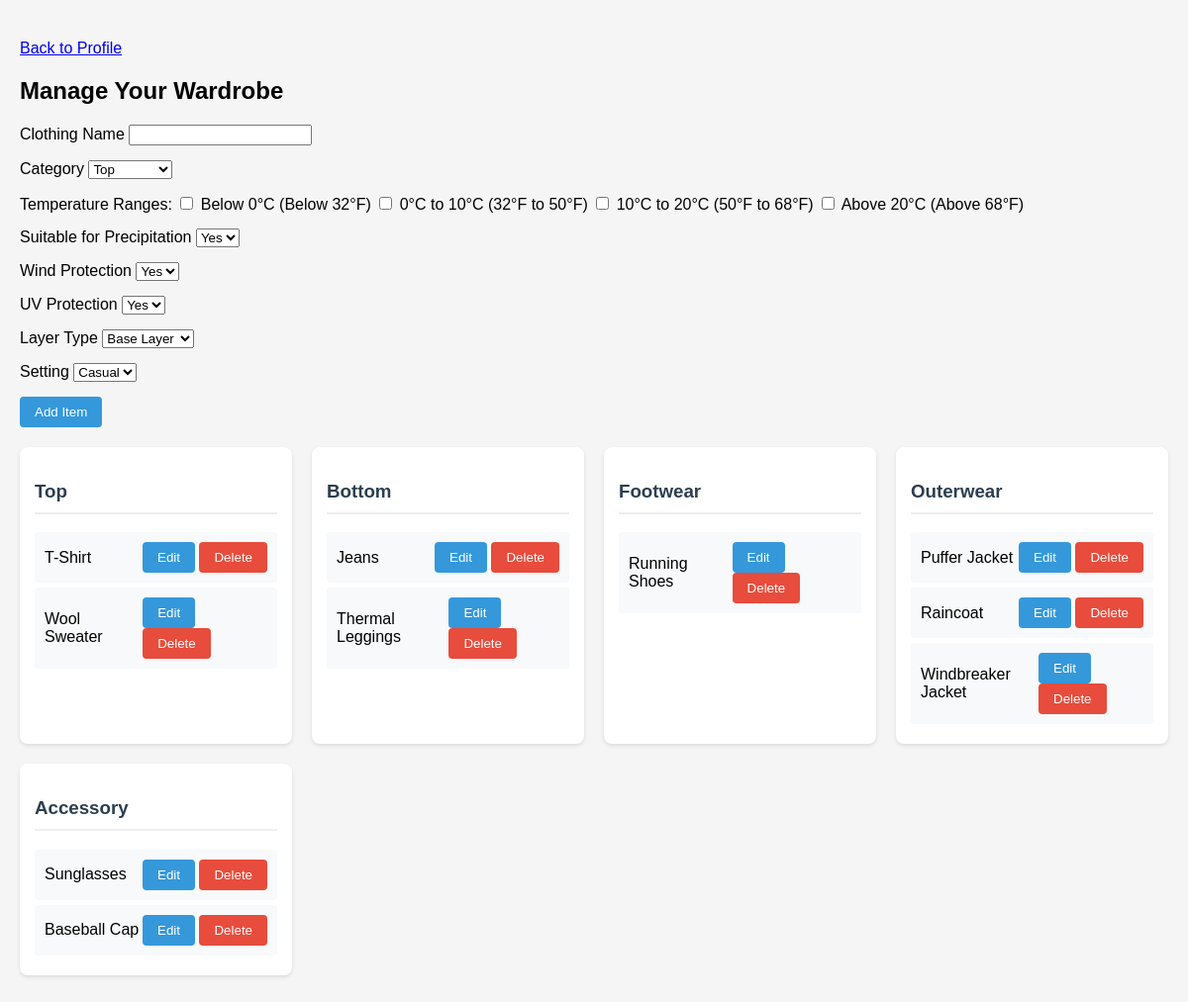
The page /manage_wardrobe (signed in) on the database as committed earlier.
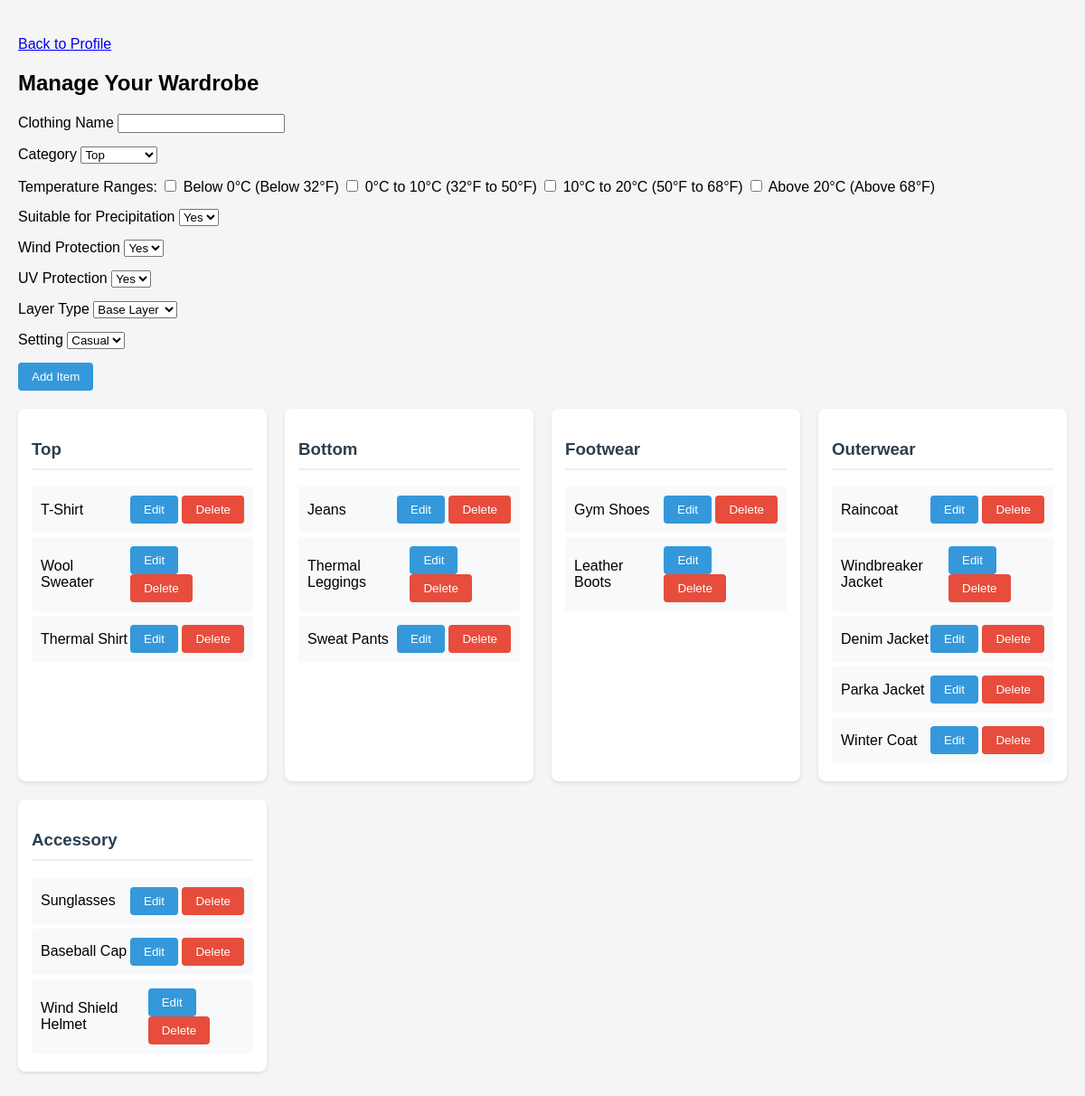
The same page on the database as committed later.
### models.py (models this page shows, shortened)
class UserClothingItem(db.Model):
    id = db.Column(db.Integer, primary_key=True)
    name = db.Column(db.String(100), nullable=False)
    category = db.Column(db.String(50), nullable=False)
    temperature_ranges = db.Column(db.String(100), nullable=False)
    precipitation_tag = db.Column(db.Boolean, nullable=False)
    wind_protection_tag = db.Column(db.Boolean, nullable=False)
    uv_protection_tag = db.Column(db.Boolean, nullable=False)
    layer_type = db.Column(db.String(50), nullable=True)
    setting = db.Column(db.String(50), nullable=True)
    user_id = db.Column(db.Integer, db.ForeignKey('user.id'), nullable=False)

### main.py (the view, shortened to what this page needs)
@app.route('/manage_wardrobe', methods=['GET', 'POST'])
@login_required
def manage_wardrobe():
    form = ManageWardrobeForm()
    wardrobe_items = UserClothingItem.query.filter_by(user_id=current_user.id).all()
    return render_template('manage_wardrobe.html', form=form, wardrobe_items=wardrobe_items)

### forms.py (called while the page is built)
def str_to_bool(value):
    return value == 'True'

### main.py (called while the page is built)
@app.before_request
def setup():
        db.create_all()
        populate_sample_data()

@login_manager.user_loader
def load_user(user_id):
    return User.query.get(int(user_id))

### templates/manage_wardrobe.html (shortened to what this page needs)
<!DOCTYPE html>
<html lang="en">
<head>
    <link rel="stylesheet" type="text/css" href="static/styles.css">
</head>
<body>
    <a href="{{ url_for('profile') }}">Back to Profile</a>
    <h2>Manage Your Wardrobe</h2>
    <div class="form-group">
        <form method="POST">
            <div class="form-group">{{ form.name.label }} {{ form.name() }}</div>
            <div class="form-group">{{ form.category.label }} {{ form.category() }}</div>
            <div class="form-group">
                Temperature Ranges:
                {% for subfield in form.temperature_ranges %}
                <label>{{ subfield }} {{ subfield.label.text }}</label>
                {% endfor %}
            </div>
            <div class="form-group">{{ form.precipitation_tag.label }} {{ form.precipitation_tag() }}</div>
            <div class="form-group">{{ form.wind_protection_tag.label }} {{ form.wind_protection_tag() }}</div>
            <div class="form-group">{{ form.uv_protection_tag.label }} {{ form.uv_protection_tag() }}</div>
            <div class="form-group">{{ form.layer_type.label }} {{ form.layer_type() }}</div>
            <div class="form-group">{{ form.setting.label }} {{ form.setting() }}</div>
            <button type="submit">Add Item</button>
        </form>
    </div>
    <div class="wardrobe-grid">
        {% set categories = ['top', 'bottom', 'footwear', 'outerwear', 'accessory'] %}
        {% for category in categories %}
        <div class="wardrobe-category">
            <h3>{{ category|title }}</h3>
            {% for item in wardrobe_items if item.category.lower() == category %}
            <div class="wardrobe-item">
                <span>{{ item.name }}</span>
                <div class="item-actions">
                    <form action="{{ url_for('edit_wardrobe_item', item_id=item.id) }}" method="GET"
                        style="display: inline;">
                        <button type="submit">Edit</button>
                    </form>
                    <form action="{{ url_for('delete_wardrobe_item', item_id=item.id) }}" method="POST"
                        style="display: inline;">
                        <button type="submit" class="delete-btn"
                            onclick="return confirm('Are you sure you want to delete this item?');">Delete</button>
                    </form>
                </div>
            </div>
            {% endfor %}
        </div>
        {% endfor %}
    </div>
</body>
</html>

Rows that differ between the two databases and show on the page:
removed UserClothingItem: name "Puffer Jacket", shown under "Outerwear"
added UserClothingItem: name "Thermal Shirt", shown under "Top"
added UserClothingItem: name "Sweat Pants", shown under "Bottom"
changed UserClothingItem: name "Running Shoes" → "Gym Shoes"
added UserClothingItem: name "Leather Boots", shown under "Footwear"
added UserClothingItem: name "Denim Jacket", shown under "Outerwear"
added UserClothingItem: name "Parka Jacket", shown under "Outerwear"
added UserClothingItem: name "Winter Coat", shown under "Outerwear"
added UserClothingItem: name "Wind Shield Helmet", shown under "Accessory"
